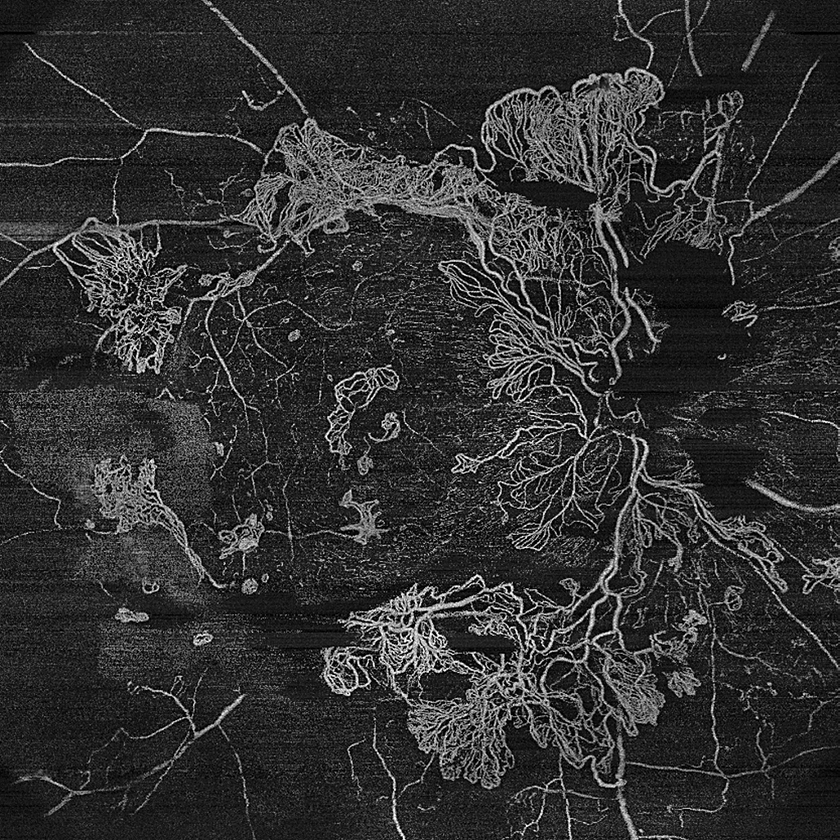
#> input picture src/ariake_octa/pdr_nve/examples/cases/case1_before.png, 840 x 840 px, shrunk from 1024 x 1024 before the run
$ python -i mnv_lesion_detector.py   (imports and definitions only)
#> lines starting #> are read from the running program, lines starting #| are printed output that depends on the picture; after the words box and inside, x2 and y2 are one past the last pixel; in counts of white or black regions, pixels touching at a corner belong together
#> further down, picture is the input picture: shape (840, 840); min 0, max 255, mean 49.7
"""
MNV Lesion Detector

MNV病変の自動検出を行うモジュール。
複雑形状検出、複数病変のマージ、形態学的処理を実装。

Author: ARIAKE OCTA Analysis Team
Date: 2026-01-22
"""

from typing import Dict, Optional, Tuple

import numpy as np
from scipy import ndimage
from skimage import measure, morphology


class MNVLesionDetector:
    """
    MNV病変検出器

    複雑形状のMNV病変を検出し、中心座標と境界を決定する。
    複数の小病変を統合し、形態学的処理で境界をスムーズ化。
    """

    def __init__(
        self,
        min_area_mm2: float = 0.05,
        merge_distance_mm: float = 0.3,
        morphology_radius_mm: float = 0.05,
        pixel_size_mm: float = 0.003,
    ):
        """
        Parameters
        ----------
        min_area_mm2 : float
            最小病変面積 (mm²)。これより小さい領域は除外
        merge_distance_mm : float
            病変統合距離 (mm)。この距離内の病変を統合
        morphology_radius_mm : float
            形態学的処理の半径 (mm)。境界スムーズ化に使用
        pixel_size_mm : float
            1ピクセルのサイズ (mm)
        """
        self.min_area_mm2 = min_area_mm2
        self.merge_distance_mm = merge_distance_mm
        self.morphology_radius_mm = morphology_radius_mm
        self.pixel_size_mm = pixel_size_mm

        # ピクセル単位のパラメータ
        self.min_area_pixels = int(min_area_mm2 / (pixel_size_mm**2))
        self.merge_distance_pixels = int(merge_distance_mm / pixel_size_mm)
        self.morphology_radius_pixels = int(morphology_radius_mm / pixel_size_mm)

    def detect(
        self, binary_image: np.ndarray, fused_response: Optional[np.ndarray] = None
    ) -> Dict:
        """
        MNV病変を検出

        Parameters
        ----------
        binary_image : np.ndarray
            二値化画像 (0 or 255)
        fused_response : np.ndarray, optional
            融合フィルタ応答画像（重心計算に使用）

        Returns
        -------
        dict
            検出結果
            - lesion_mask: 病変マスク (bool)
            - center_x, center_y: 病変中心座標 (pixel)
            - center_x_mm, center_y_mm: 病変中心座標 (mm)
            - area_mm2: 病変面積 (mm²)
            - num_components: 統合前の連結成分数
            - bounding_box: (min_row, min_col, max_row, max_col)
        """
        # 二値化確認
        binary = (binary_image > 127).astype(np.uint8)
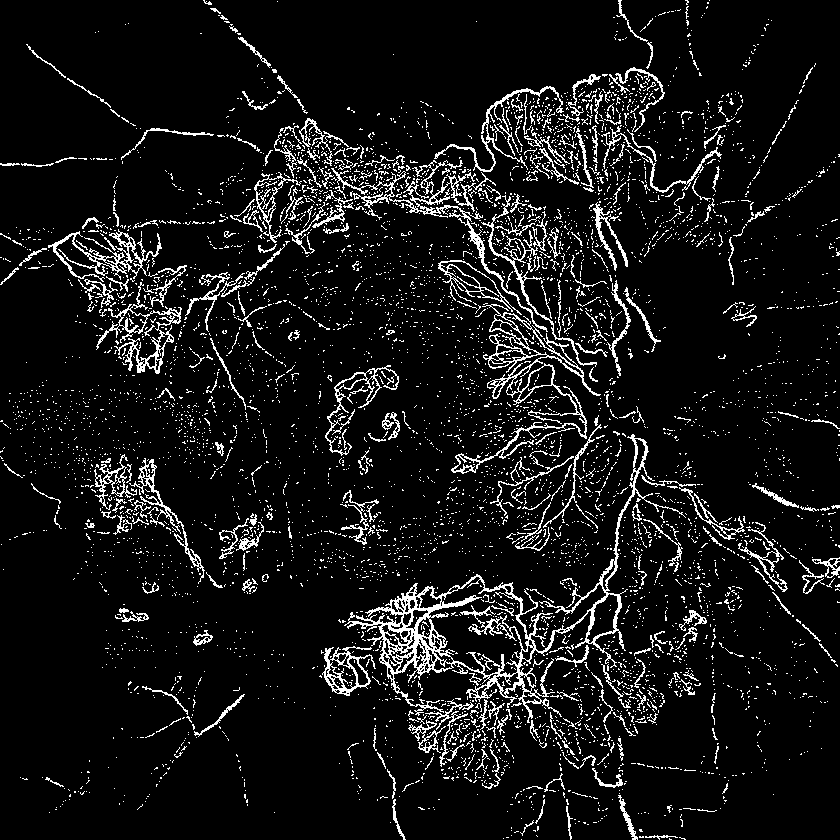
#> binary: shape (840, 840); values 0 (black) and 1 (white), 8.3% white in thin lines or dots

        # ステップ1: 連結成分ラベリング
        labeled, num_labels = ndimage.label(binary)
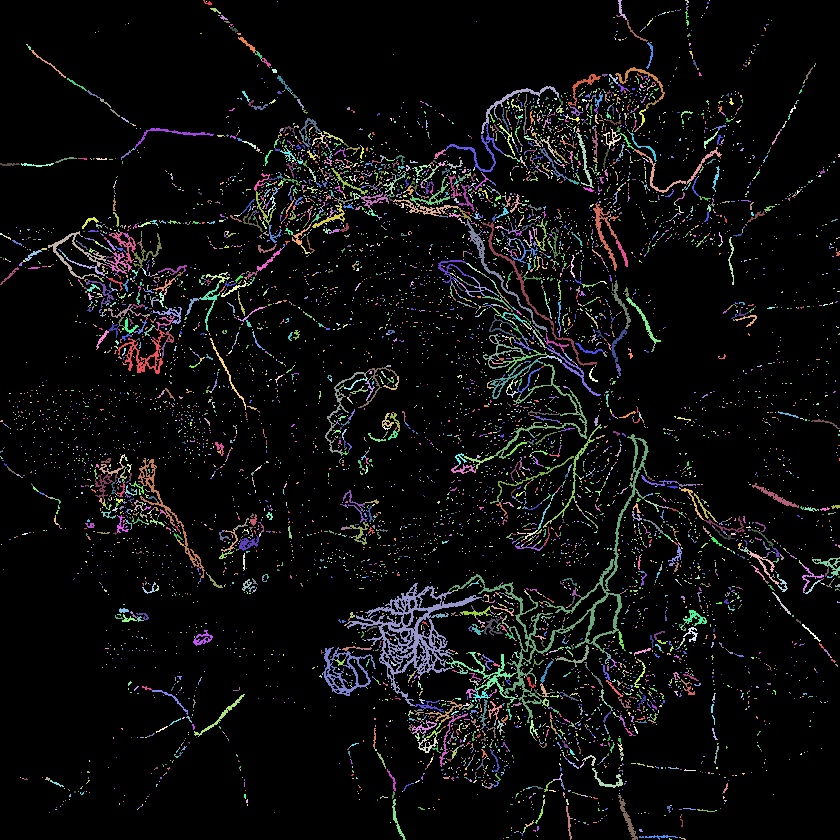
#> labeled: shape (840, 840) int32; 8718 distinct labels, from 0 to 8717; one colour per label, 0 black
#> num_labels = 8717

        if num_labels == 0:
            # 病変なし
            return self._empty_result(binary_image.shape)

        # ステップ2: 小領域除去
        filtered_labels = self._filter_small_components(labeled, num_labels)

        if filtered_labels.max() == 0:
            return self._empty_result(binary_image.shape)

        # ステップ3: 近接病変の統合
        merged_mask = self._merge_nearby_lesions(filtered_labels)

        # ステップ4: 形態学的処理（境界スムーズ化）
        smoothed_mask = self._smooth_boundaries(merged_mask)

        # ステップ5: 病変中心の計算
        center_y, center_x = self._compute_center(smoothed_mask, fused_response)

        # ステップ6: メトリクス計算
        area_pixels = np.sum(smoothed_mask)
        area_mm2 = area_pixels * (self.pixel_size_mm**2)

        # Bounding box
        rows, cols = np.where(smoothed_mask)
        if len(rows) > 0:
            bbox = (int(rows.min()), int(cols.min()), int(rows.max()), int(cols.max()))
        else:
            bbox = (0, 0, 0, 0)

        return {
            "lesion_mask": smoothed_mask,
            "center_x": int(center_x),
            "center_y": int(center_y),
            "center_x_mm": center_x * self.pixel_size_mm,
            "center_y_mm": center_y * self.pixel_size_mm,
            "area_mm2": area_mm2,
            "area_pixels": int(area_pixels),
            "num_components": num_labels,
            "bounding_box": bbox,
        }

    def _filter_small_components(
        self, labeled: np.ndarray, num_labels: int
    ) -> np.ndarray:
        """
        小さい連結成分を除去

        Parameters
        ----------
        labeled : np.ndarray
            ラベル画像
        num_labels : int
            ラベル数

        Returns
        -------
        np.ndarray
            フィルタ後のラベル画像
        """
#> called with num_labels = 8717
        filtered = np.zeros_like(labeled)
        new_label = 1

        for label_id in range(1, num_labels + 1):
            component_mask = labeled == label_id
            area = np.sum(component_mask)

            if area >= self.min_area_pixels:
                filtered[component_mask] = new_label
                new_label += 1
#> this loop made 8717 passes
#> area on passes 1, 2, 11: 20, 57, 26
#> pass 1, in _filter_small_components, `component_mask = labeled == label_id`:
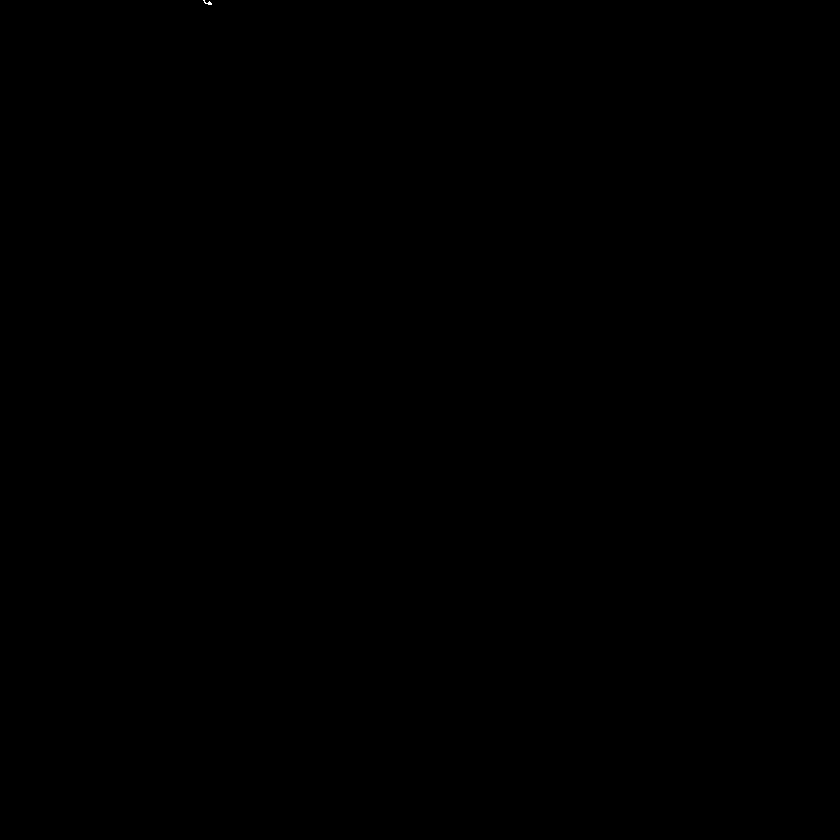
#> component_mask: shape (840, 840) bool; 0% white in thin lines or dots, all inside (x1, y1, x2, y2) = (203, 0, 212, 5)
#> after the loop: filtered: shape (840, 840) int32; every value is 0
#> after the loop, new_label = 1

        return filtered

    # [115 lines left out: functions _merge_nearby_lesions, _smooth_boundaries, _compute_center, not called in this run]

    def _empty_result(self, shape: Tuple[int, int]) -> Dict:
        """
        病変なしの結果を返す

        Parameters
        ----------
        shape : tuple
            画像サイズ

        Returns
        -------
        dict
            空の結果
        """
        center_y, center_x = shape[0] / 2, shape[1] / 2

        return {
            "lesion_mask": np.zeros(shape, dtype=bool),
            "center_x": int(center_x),
            "center_y": int(center_y),
            "center_x_mm": center_x * self.pixel_size_mm,
            "center_y_mm": center_y * self.pixel_size_mm,
            "area_mm2": 0.0,
            "area_pixels": 0,
            "num_components": 0,
            "bounding_box": (0, 0, 0, 0),
        }


# [20 lines left out: function create_detector, not called in this run]

>>> import cv2
>>> picture = cv2.imread('../pdr_nve/examples/cases/case1_before.png', cv2.IMREAD_GRAYSCALE)
>>> result = MNVLesionDetector().detect(picture)
#> result = 9 items

$ run again, on src/ariake_octa/pdr_nve/examples/cases/case2_before.png
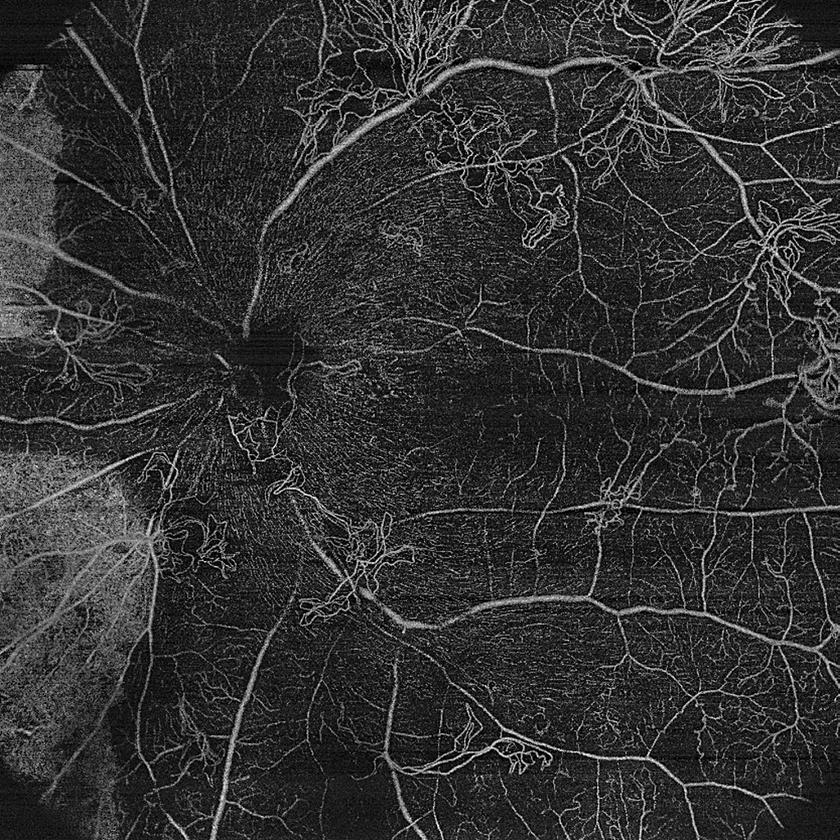
#> input picture src/ariake_octa/pdr_nve/examples/cases/case2_before.png, 840 x 840 px, shrunk from 1024 x 1024 before the run
#> picture is the input picture: shape (840, 840); min 0, max 255, mean 49.9
#> in detect, `binary = (binary_image > 127).astype(np.uint8)`:
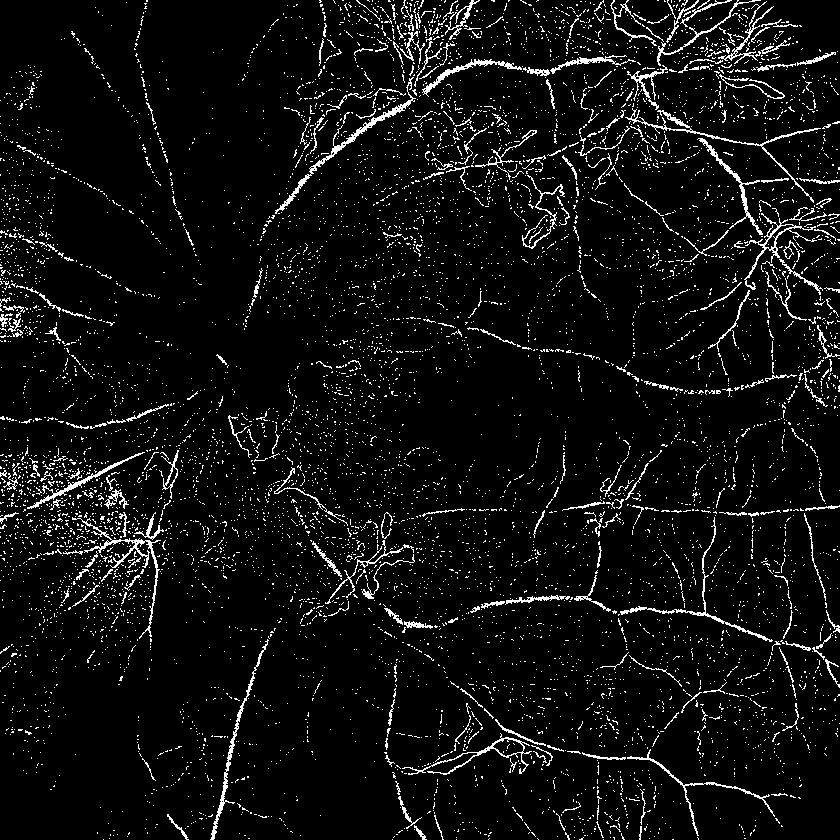
#> binary: shape (840, 840); values 0 (black) and 1 (white), 5.9% white in thin lines or dots
#> in detect, `labeled, num_labels = ndimage.label(binary)`:
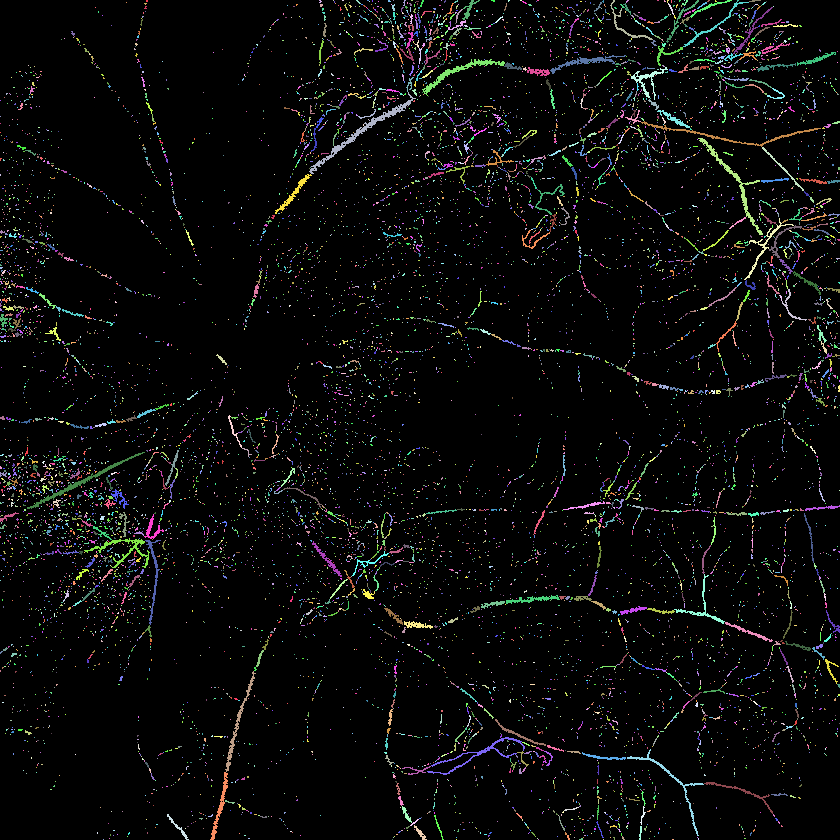
#> labeled: shape (840, 840) int32; 10366 distinct labels, from 0 to 10365; one colour per label, 0 black
#> num_labels = 10365
#> the loop in _filter_small_components, `for label_id in range(1, num_labels + 1):` made 10365 passes
#> area on passes 16, 22, 31: 92, 152, 108
#> after the loop in _filter_small_components, `for label_id in range(1, num_labels + 1):`: new_label = 1
#> result = 9 items
